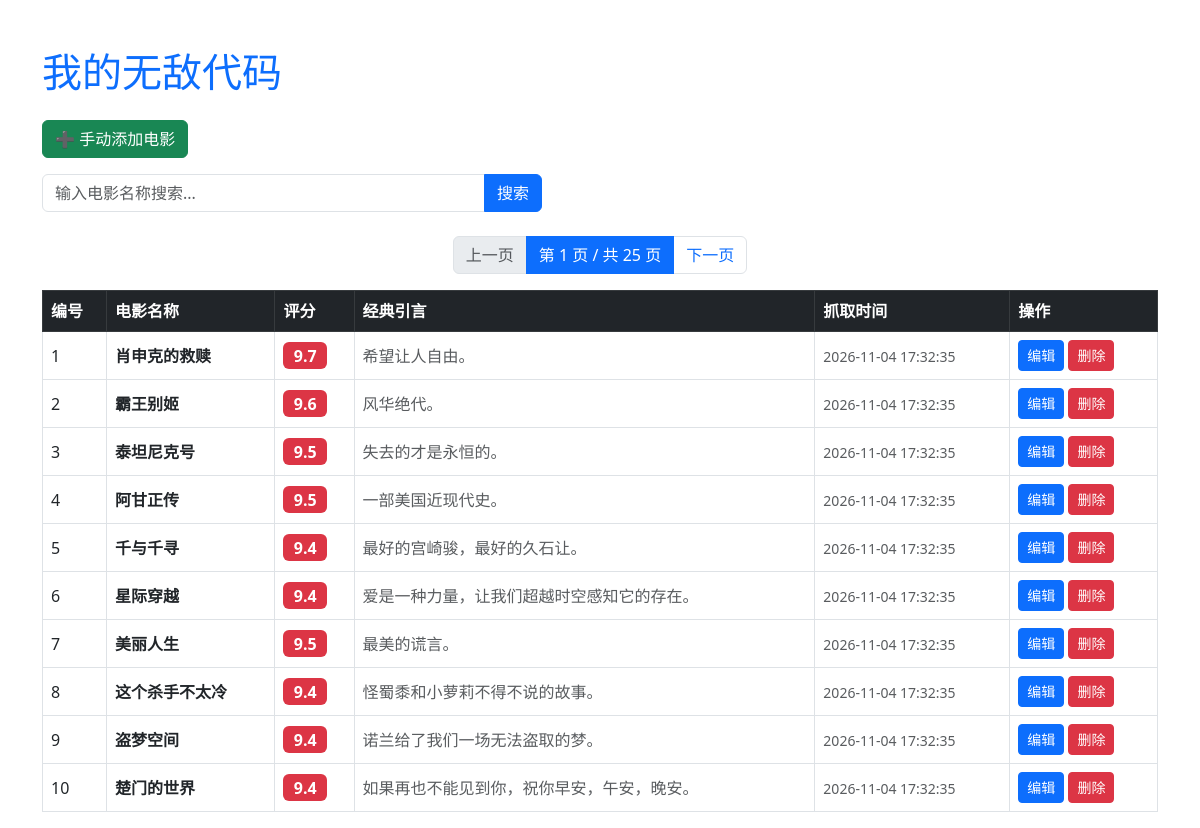
The page / on the database its author committed.
### models.py (models this page shows)
class Movie(db.Model):
    id = db.Column(db.Integer, primary_key = True)
    title = db.Column(db.String(200), nullable = False)
    rating = db.Column(db.Float, nullable = False)
    quote = db.Column(db.String(500), nullable = True)
    created_at = db.Column(db.DateTime, default = datetime.now)

### routes.py (the view)
@main_bp.route('/')
def index():
    keyword = request.args.get('keyword', '')
    page = request.args.get('page', 1, type=int)
    query = Movie.query
    if keyword:
        query = query.filter(Movie.title.like(f'%{keyword}%'))
    pagination = query.paginate(page=page, per_page=10, error_out=False)
    return render_template("index.html", movies=pagination.items, pagination=pagination, keyword=keyword)

### templates/index.html (shortened to what this page needs)
<!DOCTYPE html>
<html lang="zh">
<head>
    <link href="http://cdn.jsdelivr.net/npm/bootstrap@5.3.0/dist/css/bootstrap.min.css" rel="stylesheet">
</head>
<body>
    <div class="container mt-5">
        <h1 class="mb-4 text-primary">我的无敌代码</h1>
        <a href="/add" class="btn btn-success mb-3">➕ 手动添加电影</a >
        <form action="/" method="GET" class="mb-4">
            <div class="input-group" style="max-width: 500px;">
                <input type="text" class="form-control" name="keyword" placeholder="输入电影名称搜索..." value="{{ request.args.get('keyword', '')}}">
            <button class="btn btn-primary" type="submit">搜索</button>
            </div>
        </form>
        <table class="table table-hover table-bordered align-middle">
<nav aria-label="Page navigation" class="mt-4">
    <ul class="pagination justify-content-center">
        {% if pagination.has_prev %}
            <li class="page-item"><a class="page-link" href="/?page={{ pagination.prev_num }}&keyword={{ keyword }}">上一页</a ></li>
        {% else %}
            <li class="page-item disabled"><span class="page-link">上一页</span></li>
        {% endif %}
        <li class="page-item active"><span class="page-link">第 {{ pagination.page }} 页 / 共 {{ pagination.pages }} 页</span></li>
        {% if pagination.has_next %}
            <li class="page-item"><a class="page-link" href="/?page={{ pagination.next_num }}&keyword={{ keyword }}">下一页</a ></li>
        {% else %}
            <li class="page-item disabled"><span class="page-link">下一页</span></li>
        {% endif %}
    </ul>
</nav>
            <thead class="table-dark">
    <tr>
        <th>编号</th>
        <th>电影名称</th>
        <th>评分</th>
        <th>经典引言</th>
        <th>抓取时间</th>
        <th>操作</th>
    </tr>
</thead>
<tbody>
    {% for m in pagination.items %}
    <tr>
        <td>{{ m.id }}</td>
        <td><strong>{{ m.title }}</strong></td>
        <td><span class="badge bg-danger fs-6">{{ m.rating }}</span></td>
        <td class="text-muted">{{ m.quote }}</td>
        <td><small class="text-muted">{{ m.created_at.strftime('%Y-%m-%d %H:%M:%S') }}</small></td>
        <td>
            <a href="/edit/{{ m.id }}" class="btn btn-sm btn-primary">编辑</a>
            <form action="/delete/{{m.id}}" method="POST" style="display: inline;">
                <button type="submit" class="btn btn-sm btn-danger" onclick="return confirm('确定要删除《{{ m.title }}》吗？');">删除</button>
            </form>
        </td>
    </tr>
    {% endfor %}
</tbody>
        </table>
    </div>
</body>
</html>

### rows shown on the page
Movie: id "1", title "肖申克的救赎", rating "9.7", quote "希望让人自由。", created_at "2026-11-04 17:32:35"
Movie: id "2", title "霸王别姬", rating "9.6", quote "风华绝代。", created_at "2026-11-04 17:32:35"
Movie: id "3", title "泰坦尼克号", rating "9.5", quote "失去的才是永恒的。", created_at "2026-11-04 17:32:35"
Movie: id "4", title "阿甘正传", rating "9.5", quote "一部美国近现代史。", created_at "2026-11-04 17:32:35"
Movie: id "5", title "千与千寻", rating "9.4", quote "最好的宫崎骏，最好的久石让。", created_at "2026-11-04 17:32:35"
Movie: id "6", title "星际穿越", rating "9.4", quote "爱是一种力量，让我们超越时空感知它的存在。", created_at "2026-11-04 17:32:35"
Movie: id "7", title "美丽人生", rating "9.5", quote "最美的谎言。", created_at "2026-11-04 17:32:35"
Movie: id "8", title "这个杀手不太冷", rating "9.4", quote "怪蜀黍和小萝莉不得不说的故事。", created_at "2026-11-04 17:32:35"
Movie: id "9", title "盗梦空间", rating "9.4", quote "诺兰给了我们一场无法盗取的梦。", created_at "2026-11-04 17:32:35"
Movie: id "10", title "楚门的世界", rating "9.4", quote "如果再也不能见到你，祝你早安，午安，晚安。", created_at "2026-11-04 17:32:35"

### other values the page prints
{{ pagination.page }} "1"
{{ pagination.pages }} "25"
